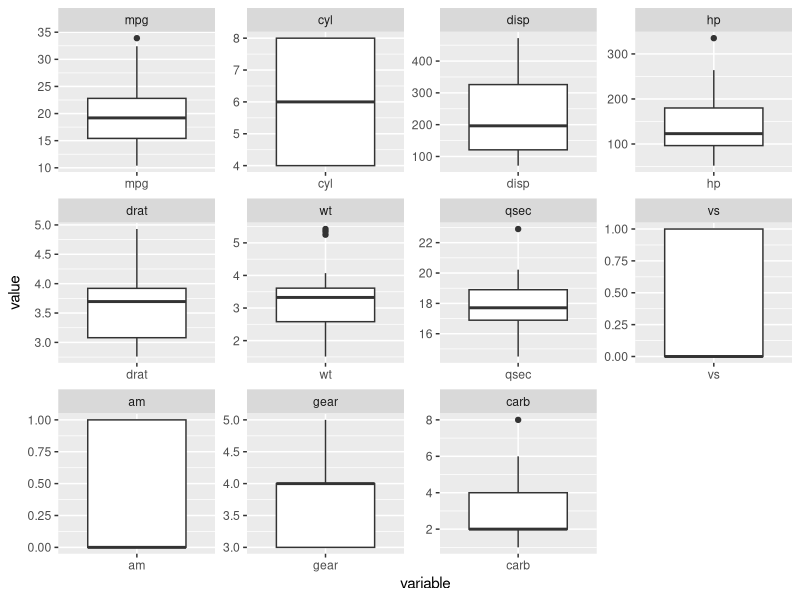

The R source for this figure:
#session7_assignment_7.3

#1. Create a box and whisker plot by class using mtcars dataset
library(ggplot2)
library(reshape2)
data("mtcars")
df.m<-melt(mtcars)
ggplot(data=df.m,aes(x=variable, y=value))+geom_boxplot()+
  facet_wrap(~variable, scales = "free")
